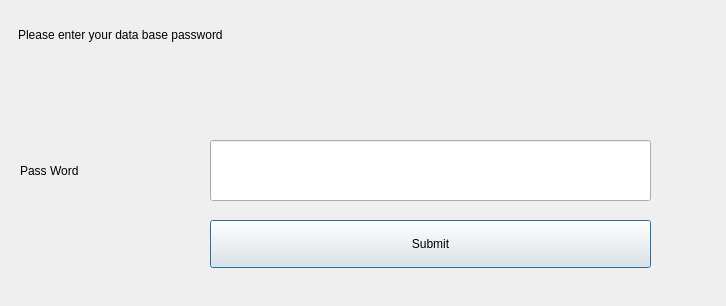
<?xml version="1.0" encoding="UTF-8"?>
<ui version="4.0">
 <class>mysqlPass</class>
 <widget class="QDialog" name="mysqlPass">
  <property name="geometry">
   <rect>
    <x>0</x>
    <y>0</y>
    <width>726</width>
    <height>306</height>
   </rect>
  </property>
  <property name="windowTitle">
   <string>Dialog</string>
  </property>
  <widget class="QLabel" name="label">
   <property name="geometry">
    <rect>
     <x>20</x>
     <y>140</y>
     <width>151</width>
     <height>61</height>
    </rect>
   </property>
   <property name="text">
    <string>Pass Word</string>
   </property>
  </widget>
  <widget class="QPushButton" name="pushButton">
   <property name="geometry">
    <rect>
     <x>210</x>
     <y>220</y>
     <width>441</width>
     <height>48</height>
    </rect>
   </property>
   <property name="text">
    <string>Submit</string>
   </property>
  </widget>
  <widget class="QLabel" name="label_2">
   <property name="geometry">
    <rect>
     <x>18</x>
     <y>18</y>
     <width>497</width>
     <height>34</height>
    </rect>
   </property>
   <property name="text">
    <string>Please enter your data base password</string>
   </property>
  </widget>
  <widget class="QLineEdit" name="lineEdit">
   <property name="geometry">
    <rect>
     <x>210</x>
     <y>140</y>
     <width>441</width>
     <height>61</height>
    </rect>
   </property>
  </widget>
 </widget>
 <resources/>
 <connections/>
</ui>
